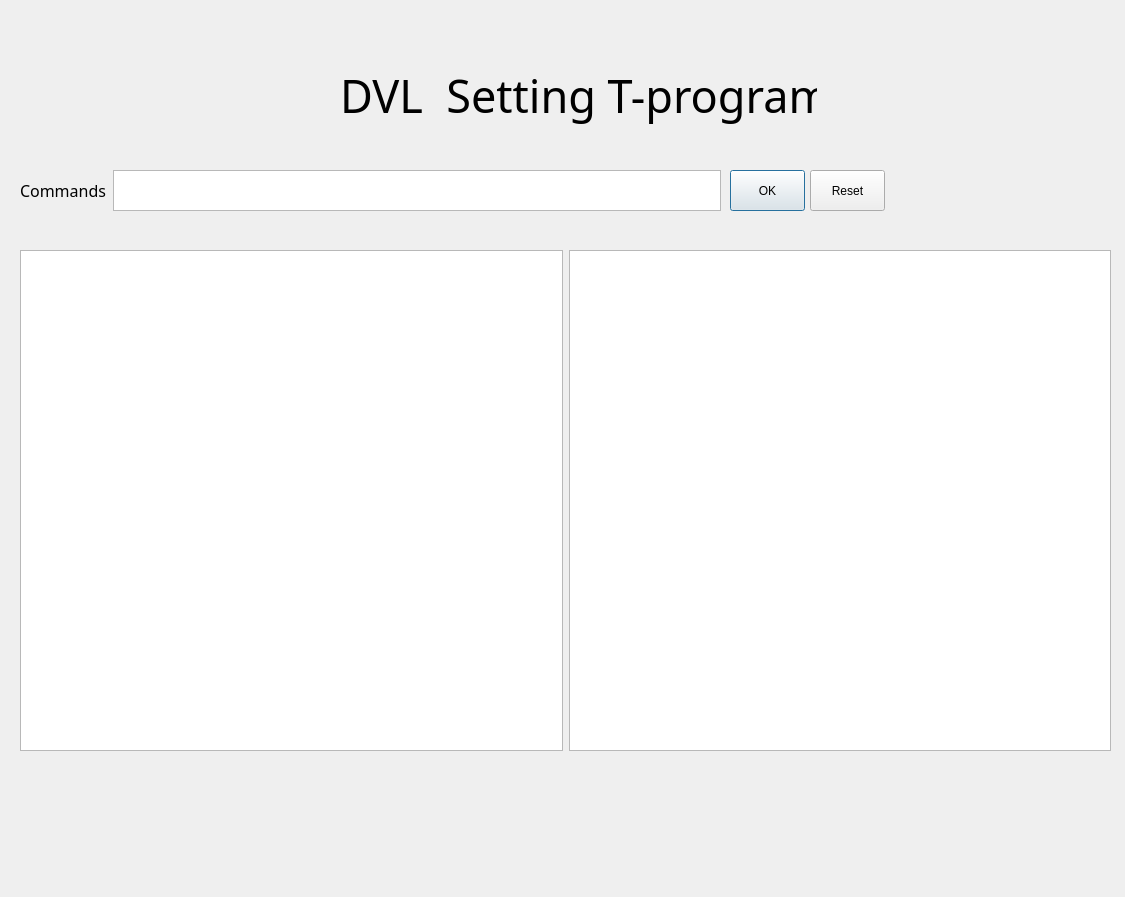
<?xml version="1.0" encoding="UTF-8"?>
<ui version="4.0">
 <class>Dialog</class>
 <widget class="QDialog" name="Dialog">
  <property name="windowModality">
   <enum>Qt::WindowModal</enum>
  </property>
  <property name="geometry">
   <rect>
    <x>0</x>
    <y>0</y>
    <width>1125</width>
    <height>897</height>
   </rect>
  </property>
  <property name="windowTitle">
   <string>Dialog</string>
  </property>
  <widget class="QWidget" name="gridLayoutWidget">
   <property name="geometry">
    <rect>
     <x>340</x>
     <y>40</y>
     <width>477</width>
     <height>111</height>
    </rect>
   </property>
   <layout class="QGridLayout" name="gridLayout">
    <item row="0" column="0">
     <widget class="QLabel" name="label_setting">
      <property name="font">
       <font>
        <family>08SeoulNamsan</family>
        <pointsize>34</pointsize>
       </font>
      </property>
      <property name="text">
       <string>DVL  Setting T-program</string>
      </property>
     </widget>
    </item>
   </layout>
  </widget>
  <widget class="QWidget" name="gridLayoutWidget_2">
   <property name="geometry">
    <rect>
     <x>20</x>
     <y>170</y>
     <width>701</width>
     <height>41</height>
    </rect>
   </property>
   <layout class="QGridLayout" name="gridLayout_2">
    <item row="0" column="2">
     <widget class="QTextEdit" name="textEdit_inputcommand">
      <property name="font">
       <font>
        <family>08SeoulNamsan</family>
        <pointsize>16</pointsize>
       </font>
      </property>
     </widget>
    </item>
    <item row="0" column="1">
     <widget class="QLabel" name="label_commands">
      <property name="font">
       <font>
        <family>08SeoulNamsan</family>
        <pointsize>12</pointsize>
       </font>
      </property>
      <property name="text">
       <string>Commands</string>
      </property>
     </widget>
    </item>
   </layout>
  </widget>
  <widget class="QWidget" name="gridLayoutWidget_3">
   <property name="geometry">
    <rect>
     <x>20</x>
     <y>250</y>
     <width>1091</width>
     <height>501</height>
    </rect>
   </property>
   <layout class="QGridLayout" name="gridLayout_3">
    <item row="0" column="0">
     <widget class="QTextBrowser" name="textBrowser_show">
      <property name="font">
       <font>
        <family>08SeoulNamsan</family>
        <pointsize>12</pointsize>
       </font>
      </property>
     </widget>
    </item>
    <item row="0" column="1">
     <widget class="QTextBrowser" name="textBrowser_showhelp">
      <property name="font">
       <font>
        <family>08SeoulNamsan</family>
        <pointsize>12</pointsize>
       </font>
      </property>
     </widget>
    </item>
   </layout>
  </widget>
  <widget class="QPushButton" name="pushButton_ok">
   <property name="geometry">
    <rect>
     <x>730</x>
     <y>170</y>
     <width>75</width>
     <height>41</height>
    </rect>
   </property>
   <property name="text">
    <string>OK</string>
   </property>
  </widget>
  <widget class="QPushButton" name="pushButton_reset">
   <property name="geometry">
    <rect>
     <x>810</x>
     <y>170</y>
     <width>75</width>
     <height>41</height>
    </rect>
   </property>
   <property name="text">
    <string>Reset</string>
   </property>
  </widget>
 </widget>
 <resources/>
 <connections/>
</ui>
